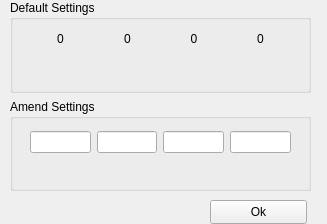
<?xml version="1.0" encoding="UTF-8"?>
<ui version="4.0">
 <class>DisplaysDialog</class>
 <widget class="QWidget" name="DisplaysDialog">
  <property name="geometry">
   <rect>
    <x>0</x>
    <y>0</y>
    <width>327</width>
    <height>224</height>
   </rect>
  </property>
  <property name="windowTitle">
   <string>Amend Display Settings</string>
  </property>
  <widget class="QPushButton" name="OkpushButton">
   <property name="geometry">
    <rect>
     <x>210</x>
     <y>200</y>
     <width>97</width>
     <height>24</height>
    </rect>
   </property>
   <property name="text">
    <string>Ok</string>
   </property>
  </widget>
  <widget class="QWidget" name="">
   <property name="geometry">
    <rect>
     <x>10</x>
     <y>0</y>
     <width>301</width>
     <height>191</height>
    </rect>
   </property>
   <layout class="QVBoxLayout" name="verticalLayout">
    <item>
     <widget class="QGroupBox" name="CurrentGroupBox">
      <property name="title">
       <string>Default Settings</string>
      </property>
      <widget class="QWidget" name="layoutWidget">
       <property name="geometry">
        <rect>
         <x>20</x>
         <y>30</y>
         <width>261</width>
         <height>17</height>
        </rect>
       </property>
       <layout class="QHBoxLayout" name="horizontalLayout">
        <item>
         <widget class="QLabel" name="Xpos">
          <property name="text">
           <string>0</string>
          </property>
          <property name="alignment">
           <set>Qt::AlignCenter</set>
          </property>
         </widget>
        </item>
        <item>
         <widget class="QLabel" name="Ypos">
          <property name="text">
           <string>0</string>
          </property>
          <property name="alignment">
           <set>Qt::AlignCenter</set>
          </property>
         </widget>
        </item>
        <item>
         <widget class="QLabel" name="Height">
          <property name="text">
           <string>0</string>
          </property>
          <property name="alignment">
           <set>Qt::AlignCenter</set>
          </property>
         </widget>
        </item>
        <item>
         <widget class="QLabel" name="Width">
          <property name="text">
           <string>0</string>
          </property>
          <property name="alignment">
           <set>Qt::AlignCenter</set>
          </property>
         </widget>
        </item>
       </layout>
      </widget>
     </widget>
    </item>
    <item>
     <widget class="QGroupBox" name="CurrentGroupBox_2">
      <property name="title">
       <string>Amend Settings</string>
      </property>
      <widget class="QWidget" name="layoutWidget">
       <property name="geometry">
        <rect>
         <x>20</x>
         <y>30</y>
         <width>261</width>
         <height>27</height>
        </rect>
       </property>
       <layout class="QHBoxLayout" name="horizontalLayout_2">
        <item>
         <widget class="QLineEdit" name="XposEdit"/>
        </item>
        <item>
         <widget class="QLineEdit" name="YposEdit"/>
        </item>
        <item>
         <widget class="QLineEdit" name="HeightEdit"/>
        </item>
        <item>
         <widget class="QLineEdit" name="WidthEdit"/>
        </item>
       </layout>
      </widget>
     </widget>
    </item>
   </layout>
  </widget>
 </widget>
 <resources/>
 <connections>
  <connection>
   <sender>OkpushButton</sender>
   <signal>pressed()</signal>
   <receiver>DisplaysDialog</receiver>
   <slot>close()</slot>
   <hints>
    <hint type="sourcelabel">
     <x>258</x>
     <y>211</y>
    </hint>
    <hint type="destinationlabel">
     <x>163</x>
     <y>111</y>
    </hint>
   </hints>
  </connection>
 </connections>
</ui>
